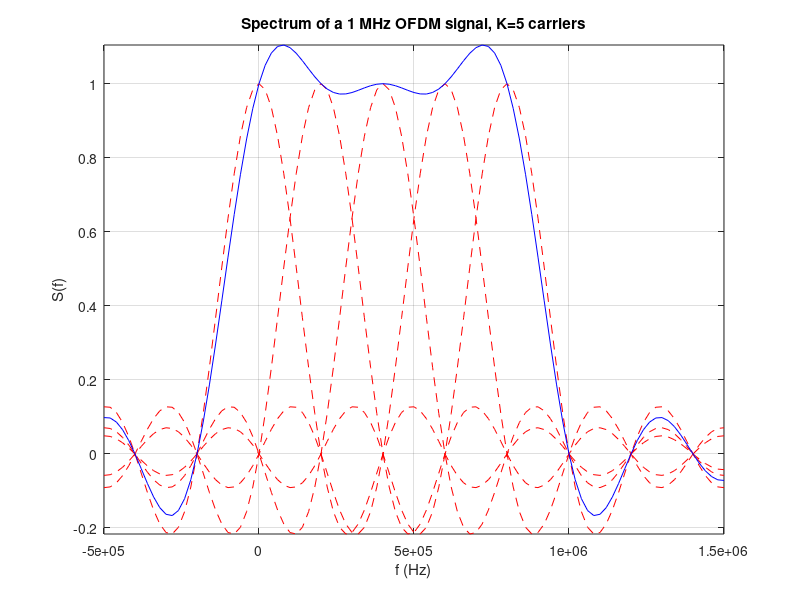

The MATLAB source for this figure:
% Spectrum of OFDM signal with rectangular pulses of duration T
% EE265 - Fall 2017. San Jose State University
 
clear all
W = 1e6;                                    % Channel bandwidth
K = input('Enter the number of carriers, K: ');
T = K/W;
f = -0.5*W:W/(10*K):1.5*W;
C = zeros(size(f));
for k=1:K
    tone = sinc((f-(k-1)/T)*T);
    plot(f,tone,'--r'), hold on
    C = C + tone;
end
plot(f,C,'-b'), axis tight, grid on, hold off
xlabel('f (Hz)'), ylabel('S(f)')
title(strcat('Spectrum of a 1 MHz OFDM signal, K=',num2str(K),' carriers'))
